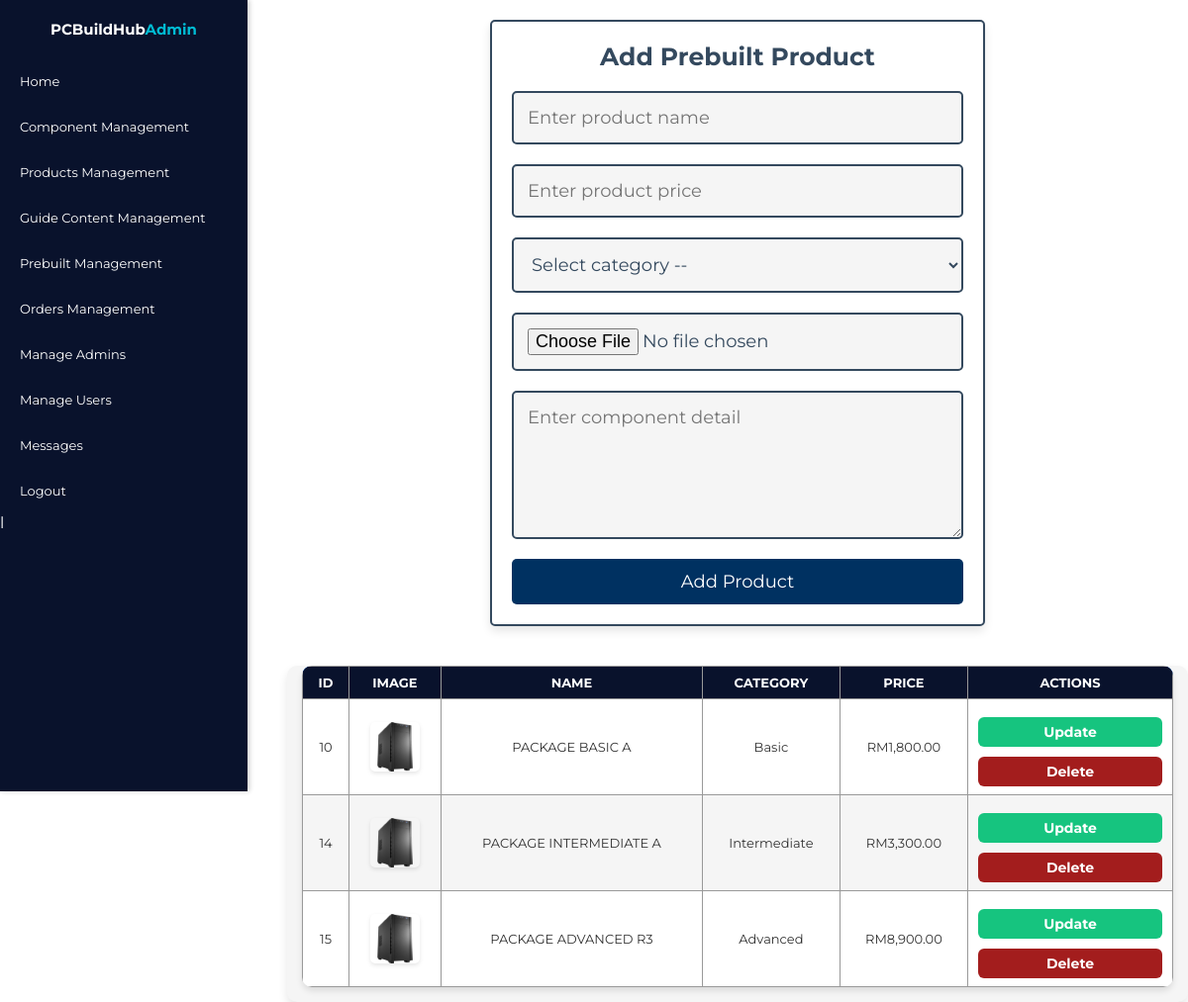
The app's page /admin/admin_prebuilt.php (signed in) with its own data.
### tables this page shows
CREATE TABLE `prebuilt` (
  `id` int(255) NOT NULL,
  `name` varchar(100) NOT NULL,
  `category` varchar(255) NOT NULL,
  `price` varchar(11) NOT NULL,
  `image` varchar(255) NOT NULL,
  `detail` varchar(999) NOT NULL
);

### admin/admin_prebuilt.php (the view, shortened to what this page needs)
<?php
include '../components/connect.php';
?>
<!DOCTYPE html>
<html lang="en">
<head>
   <link rel="stylesheet" href="https://cdnjs.cloudflare.com/ajax/libs/font-awesome/6.1.1/css/all.min.css">
   <link rel="stylesheet" href="../css/admin_style.css">
</head>
<body>
<?php include '../components/admin_header.php' ?>
<section class="add-products">
   <form action="" method="POST" enctype="multipart/form-data">
      <h3>Add Prebuilt Product</h3>
      <input type="text" required placeholder="Enter product name" name="name" maxlength="100" class="box">
      <input type="number" min="0" max="9999999999" required placeholder="Enter product price" name="price" onkeypress="if(this.value.length == 10) return false;" class="box">
      <select name="category" class="box" required>
         <option value="" disabled selected>Select category --</option>
      </select>
      <input type="file" name="image" class="box" accept="image/jpg, image/jpeg, image/png, image/webp" required>
      <textarea required placeholder="Enter component detail" name="detail" maxlength="1000" class="box large-textarea"></textarea>
      <input type="submit" value="add product" name="add_product" class="btn">
   </form>
</section>
<section class="products-table" style="padding-top: 0;">
   <table>
      <thead>
         <tr>
            <th>ID</th>
            <th>Image</th>
            <th>Name</th>
            <th>Category</th>
            <th>Price</th>
            <th>Actions</th>
         </tr>
      </thead>
      <tbody>
         <?php
         $show_products = $conn->prepare("SELECT * FROM `prebuilt`");
         $show_products->execute();
         if ($show_products->rowCount() > 0) {
            while ($fetch_products = $show_products->fetch(PDO::FETCH_ASSOC)) {
               echo "<tr>";
               echo "<td>" . $fetch_products['id'] . "</td>";
               echo "<td><img src='../uploaded_img/" . $fetch_products['image'] . "' alt='' style='width: 50px; height: auto;'></td>";
               echo "<td>" . $fetch_products['name'] . "</td>";
               echo "<td>" . $fetch_products['category'] . "</td>";
               echo "<td>RM" . number_format($fetch_products['price'], 2) . "</td>";
               echo "<td>";
               echo "<a href='update_prebuilt.php?update=" . $fetch_products['id'] . "' class='option-btn'>Update</a> ";
               echo "<a href='admin_prebuilt.php?delete=" . $fetch_products['id'] . "' class='delete-btn' onclick=\"return confirm('Delete this product?');\">Delete</a>";
               echo "</td>";
               echo "</tr>";
            }
         } else {
            echo '<tr><td colspan="7" class="empty">No products added yet!</td></tr>';
         }
         ?>
      </tbody>
   </table>
</section>
</body>
</html>

### records on screen
prebuilt: id "10", image (picture), name "PACKAGE BASIC A", category "Basic", price "1,800.00"
prebuilt: id "14", image (picture), name "PACKAGE INTERMEDIATE A", category "Intermediate", price "3,300.00"
prebuilt: id "15", image (picture), name "PACKAGE ADVANCED R3", category "Advanced", price "8,900.00"
